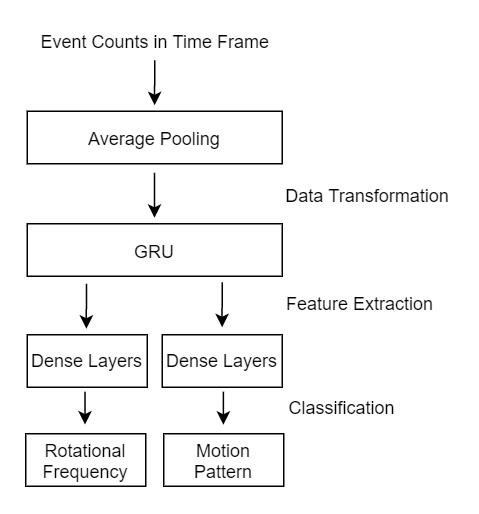
#> input picture examples/nn_examples/freq&waveformNN.png, 479 x 514 px
$ python canny.py '../../examples/nn_examples/freq&waveformNN.png'
#> lines starting #> are read from the running program, lines starting #| are printed output that depends on the picture; after the words box and inside, x2 and y2 are one past the last pixel; in counts of white or black regions, pixels touching at a corner belong together
### src/plotting_utils/plotting_helper.py
import numpy as np
from scipy import stats
from scipy.stats import norm
from matplotlib.lines import Line2D
from typing import List
import os
import re

import plotting_utils.get_plotting_data as get_plotting_data


# [25 lines left out: functions float_arg_positive_nonzero, int_arg_positive_nonzero, int_arg_not_negative, not called in this run]


def path_arg(arg: str) -> str:
    if not os.path.exists(arg):
        raise ValueError(f"Specified directory '{arg}' does not exist")

    return arg


# [5 lines left out: function specify_file_to_create_if_not_exists_arg, not called in this run]


def file_arg(arg: str) -> str:
    if not os.path.isfile(arg):
        raise ValueError(f"Specified file '{arg}' does not exist")

    return arg


# [8 lines left out: function file_arg_image, not called in this run]


class FloatRangeArg(object):
    def __init__(self, min, max):
        self.min = min
        self.max = max

    def __eq__(self, other):
        return self.min <= other <= self.max

    # Define to make argparse's error message more readable when an out of range value is provided
    def __repr__(self) -> str:
        return f"{self.min}-{self.max}"

    # Define to avoid having to wrap the class in a list when providing to choices
    # [191 lines left out: functions __getitem__, check_aedat_csv_format, clean_line_title, paddBins, plot_hist, centerAllGuas and 1 more, not called in this run]

### src/image_processing/canny.py
import cv2
from matplotlib import pyplot as plt
import argparse
import ntpath
import os

from plotting_utils.plotting_helper import path_arg, file_arg


def get_args() -> argparse.Namespace:
    parser = argparse.ArgumentParser()

    parser.add_argument("image_path", help="path to image to perform edge detection on", type=file_arg)
    parser.add_argument(
        "--show_plot",
        help="shows the plot",
        action="store_true",
    )
    parser.add_argument("--save_directory", "-d", help="Save file to directory", type=path_arg, default=".")

    return parser.parse_args()


def main(args: argparse.Namespace):
    img = cv2.imread(args.image_path, 0)
#> img is the input picture: shape (514, 479); min 0, max 255, mean 245.7
    edges = cv2.Canny(img, 100, 200)
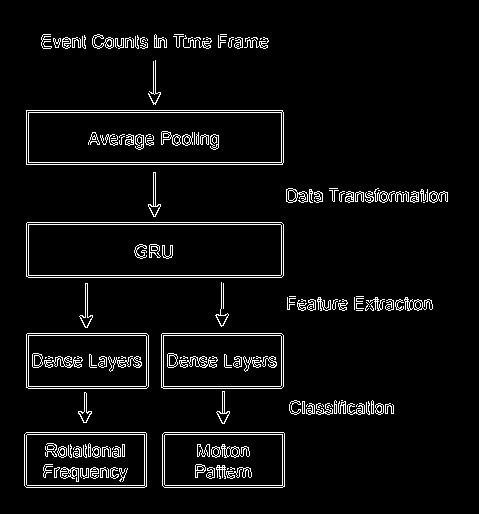
#> edges: shape (514, 479); 4.9% white in thin lines or dots, all inside (x1, y1, x2, y2) = (24, 34, 448, 488)

    plt.subplot(121), plt.imshow(img, cmap="gray")
    plt.title("Original Image"), plt.xticks([]), plt.yticks([])
    plt.subplot(122), plt.imshow(edges, cmap="gray")
    plt.title("Edge Image"), plt.xticks([]), plt.yticks([])

    image_name = os.path.splitext(ntpath.basename(args.image_path))[0]

    plt.savefig(os.path.join(args.save_directory, f"Canny-{image_name}.png"))
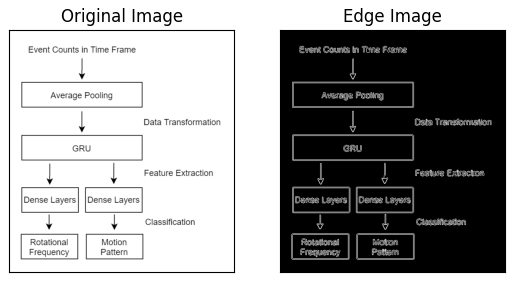
#> figure drawn by matplotlib, 2 panels
    plt.clf()


if __name__ == "__main__":
    args = get_args()
    main(args)
